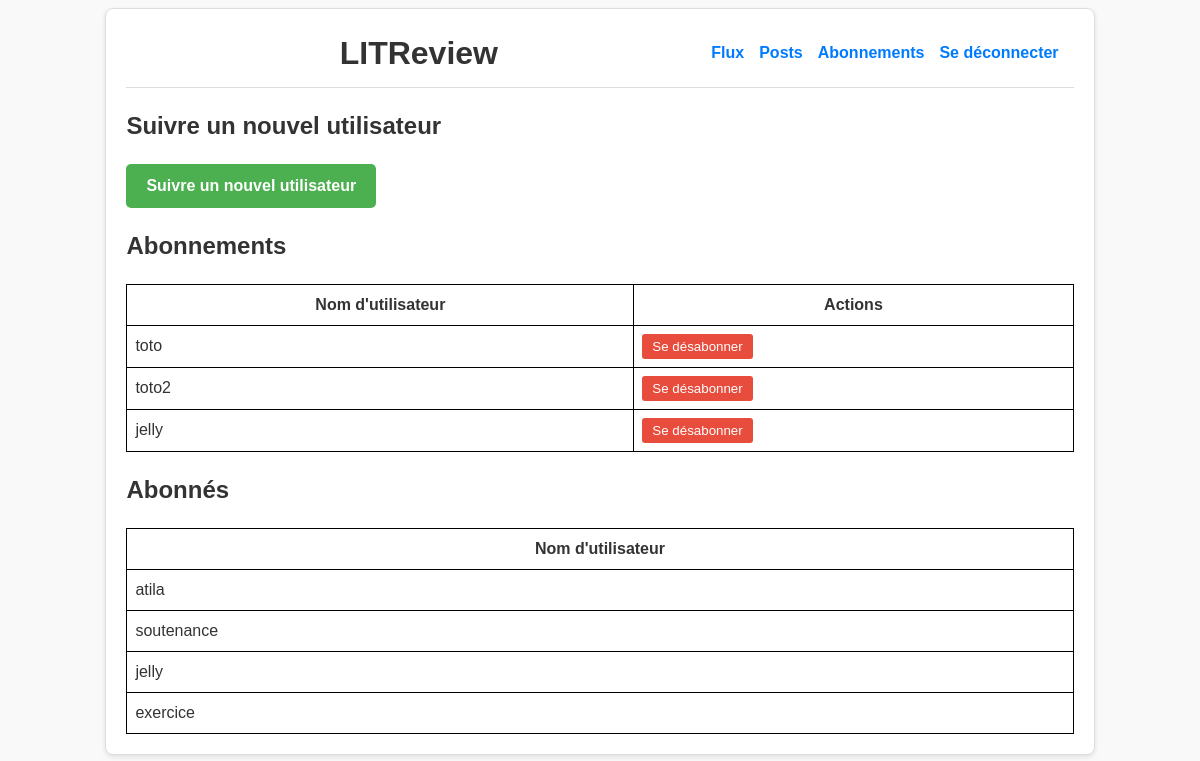
The page /user-followed/ (signed in) on the database as committed earlier.
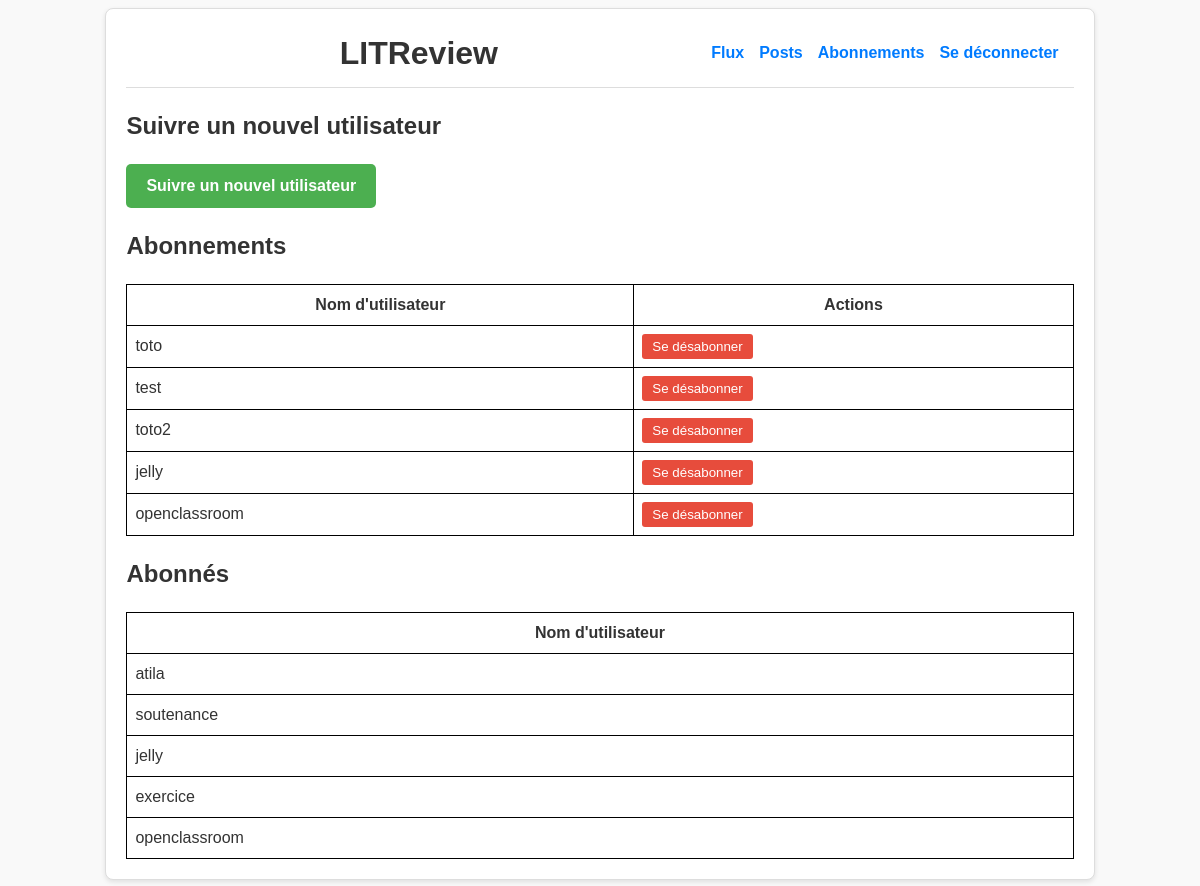
The same page on the database as committed later.
### review/models.py (models this page shows, shortened)
class UserFollows(models.Model):
    user = models.ForeignKey(User, on_delete=models.CASCADE, related_name="following")
    followed_user = models.ForeignKey(
        User, on_delete=models.CASCADE, related_name="followers"
    )
    class Meta:
        unique_together = ("user", "followed_user")

### authentification/models.py (models this page shows)
class User(AbstractUser):
    REVIEW_CREATOR = "CREATOR"
    SUBSCRIBER = "SUBSCRIBER"
    ROLE_CHOICES = (
        (REVIEW_CREATOR, "créateur de review"),
        (SUBSCRIBER, "abonné"),
    )
    role = models.CharField(
        max_length=30, choices=ROLE_CHOICES, verbose_name="rôle", default=REVIEW_CREATOR
    )
    follows = models.ManyToManyField(
        "self",
        limit_choices_to={"role": REVIEW_CREATOR},
        symmetrical=False,
        verbose_name="follow",
    )
    pass

### review/views.py (the view)
# urls.py: path("user-followed/", review.views.user_followed_list, name="user_followed_list"),
def user_followed_list(request):
    user = request.user
    users_followed = UserFollows.objects.filter(user=user)
    followers = UserFollows.objects.filter(followed_user=user)
    return render(
        request,
        "review/user_followed_list.html",
        {
            "users_followed": users_followed,
            "followers": followers,
        },
    )

### review/templates/review/user_followed_list.html (shortened to what this page needs)
{% extends 'base.html' %}
{% block content %}
<h2>Suivre un nouvel utilisateur</h2>
<a href="{% url 'user_followed_create' %}" style="
    display: inline-block;
    padding: 10px 20px;
    background-color: #4CAF50;
    color: white;
    text-align: center;
    border-radius: 5px;
    text-decoration: none;
    font-weight: bold;">
    Suivre un nouvel utilisateur
</a>
<h2>Abonnements</h2>
<table style="width:100%; border-collapse: collapse;">
    <tr>
        <th style="border: 1px solid black; padding: 8px;">Nom d'utilisateur</th>
        <th style="border: 1px solid black; padding: 8px;">Actions</th>
    </tr>
    {% for user_followed in users_followed %}
    <tr>
        <td style="border: 1px solid black; padding: 8px;">{{ user_followed.followed_user.username }}</td>
        <td style="border: 1px solid black; padding: 8px;">
            <form action="{% url 'user_followed_delete' user_followed.id %}" method="post" style="display: inline;">
                <button type="submit" style="
                    padding: 5px 10px;
                    background-color: #e74c3c;
                    color: white;
                    border: none;
                    border-radius: 3px;
                    cursor: pointer;">
                    Se désabonner
                </button>
            </form>
        </td>
    </tr>
    {% endfor %}
</table>
<h2>Abonnés</h2>
<table style="width:100%; border-collapse: collapse;">
    <tr>
        <th style="border: 1px solid black; padding: 8px;">Nom d'utilisateur</th>
    </tr>
    {% for follower in followers %}
    <tr>
        <td style="border: 1px solid black; padding: 8px;">{{ follower.user.username }}</td>
    </tr>
    {% endfor %}
</table>
{% endblock %}

Rows that differ between the two databases and show on the page:
added UserFollows: followed_user.username "test", shown under "Abonnements"
added UserFollows: followed_user.username "openclassroom", shown under "Abonnements"
added UserFollows: user.username "openclassroom", shown under "Abonnés"
